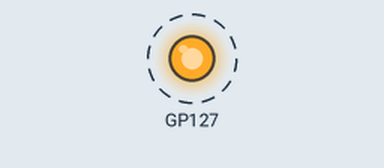
The program below on a simulated Raspberry Pi Pico running MicroPython. Parts: output pins drawn as LEDs (lit = HIGH). Dashed ring = blinking. What the program prints to the serial console is not drawn.

Above: at 0.02 s.
Timing chart, 0 to 3.0 s (numbered marks = the images above):
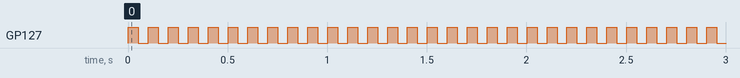

Measured:
- by itself, GP127: alternates HIGH for 0.05 s and LOW for 0.05 s

The program:

03_button_input.py
```python
"""
Button Input Example for PSoC™ 6 MicroPython

This example demonstrates reading a button input and controlling an LED.
When the button is pressed, the LED turns on. When released, it turns off.

Hardware Setup:
- Connect a push button between the button pin and GND
- The internal pull-up resistor is enabled, so no external resistor is needed
- Most PSoC™ 6 boards have onboard buttons you can use

Pin Configuration:
- Update BUTTON_PIN to match your board's button pin
- Update LED_PIN to match your board's LED pin

Common Button Pins:
- CY8CPROTO-062-4343W: P0_4 (SW2)
- CY8CKIT-062-BLE: P0_4 (SW2)
- Check your board's schematic for the correct pin
"""

from machine import Pin
import time

# Configuration - Change these to match your board
LED_PIN = 'P13_7'     # LED pin for most boards
BUTTON_PIN = 'P0_4'   # Common button pin (check your board's schematic)

# Configure button pin with internal pull-up
# Button is active-low (pressed = 0, released = 1)
button = Pin(BUTTON_PIN, Pin.IN, Pin.PULL_UP)

# Configure LED pin
led = Pin(LED_PIN, Pin.OUT)
led.off()  # Start with LED off

print(f"Button input example started")
print(f"Button pin: {BUTTON_PIN}, LED pin: {LED_PIN}")
print("Press the button to turn on the LED. Press Ctrl+C to stop.")

try:
    while True:
        if button.value() == 0:  # Button pressed (active-low)
            led.on()
        else:                     # Button released
            led.off()

        time.sleep_ms(50)  # Small delay for debouncing

except KeyboardInterrupt:
    print("\nStopped by user")
    led.off()  # Turn off LED when exiting
```
